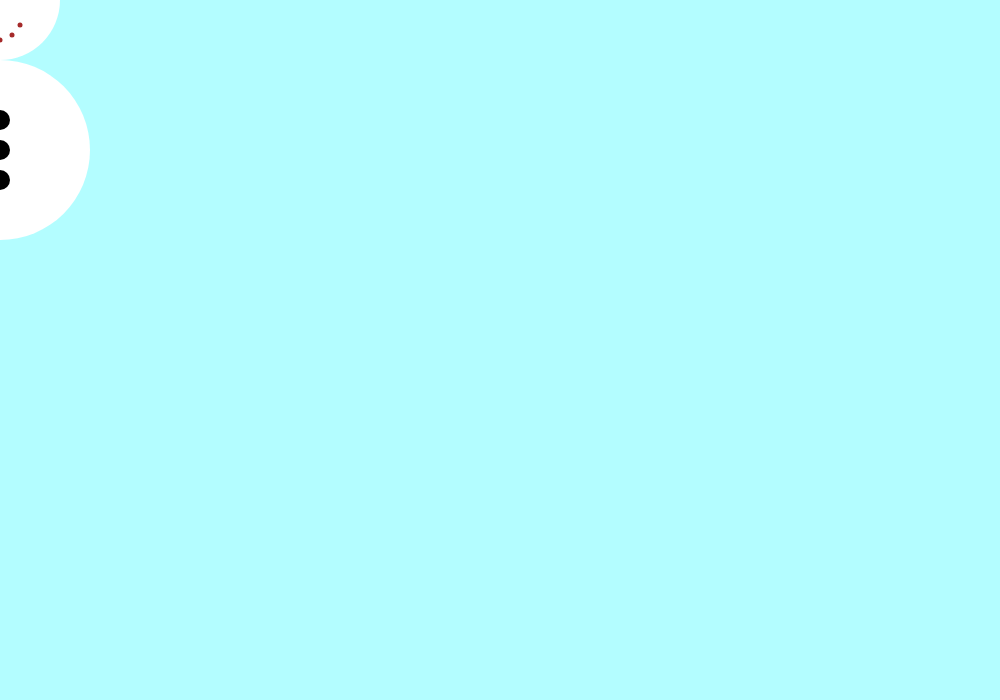
Frame 1 (no input)
Frame 60 (no input): identical to frame 1, image omitted
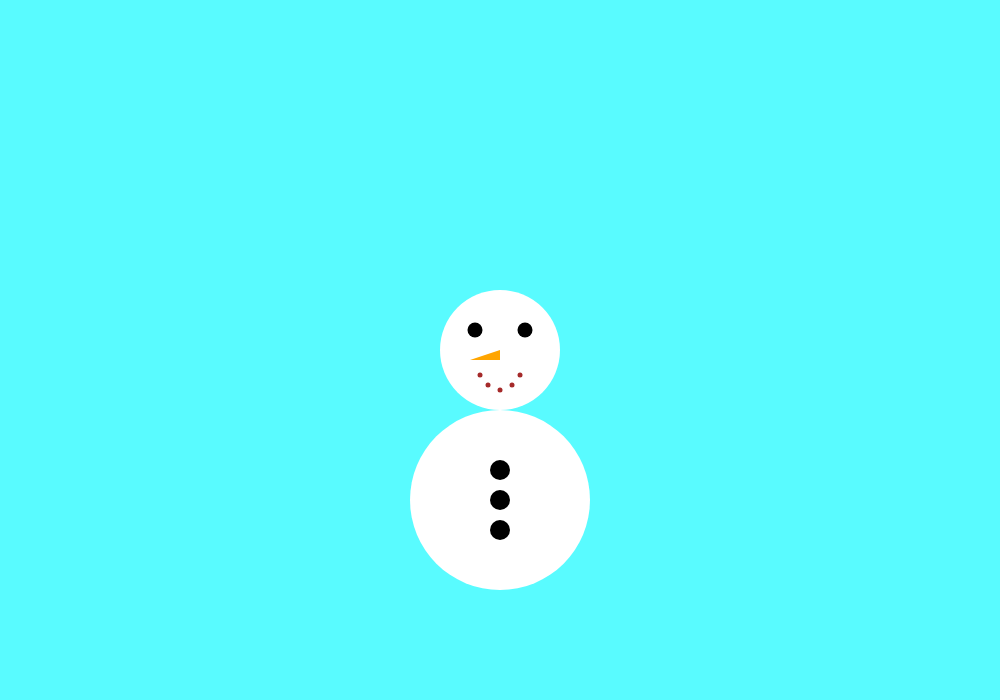
Frame 120 (the mouse pressed at the canvas centre since frame 60)

The p5.js sketch that drew these frames (run headless with seeded random() and noise() and a simulated clock; from frame 60 on, the mouse is pressed at the canvas centre):

// p5.js sketch
// ── sketch.js
var posX = 0;
var posY = 0;
var ballColor = "white";
var eyeColor = "black";
var mouthColor = "brown";
var buttonColor ="blue";
var noseColor = "orange";
var smBall = 120;
var lgBall = 180;
var bgColor = 0;

var buttonRedColor, buttonGreenColor, buttonBlueColor;


function setup(){
    
    createCanvas(1000,700);
    bgColor = color(179, 253, 255);
    

    posX = width/2;
    posY = height/2;
    
    var redText = createP("Red");
    buttonRedColor = createSlider(0, 255, 0);
    var greenText = createP("Green");
    buttonGreenColor = createSlider(0, 255, 0);
    var blueText = createP("Blue");
    buttonBlueColor = createSlider(0, 255, 0);
    
}

function draw(){
    
    background(bgColor);
    
    posX = mouseX;
    posY = mouseY;
    
    strokeWeight(0);
    //Smaller Snowball
    fill(ballColor);
    ellipse(posX, posY, smBall, smBall);
    
    //Bigger Snowball
    fill(ballColor);
    ellipse(posX, posY + 150, lgBall, lgBall);
    
    //Eyes
    var eyeMoveX = map(mouseX, 0, width, -15, 15);
    var eyeMoveY = map(mouseY, 0, height, -15, 15);
    fill(eyeColor);
    ellipse(posX - 25 + eyeMoveX, posY - 20 + eyeMoveY, 15, 15);
    
    fill(eyeColor);
    ellipse(posX + 25 + eyeMoveX, posY - 20 + eyeMoveY, 15, 15);
    
    //Nose
    fill(noseColor);   
    triangle(posX - 30, posY + 10, posX, posY, posX, posY + 10);
    
    //Buttons
    fill(buttonRedColor.value(), buttonGreenColor.value(), buttonBlueColor.value());
    ellipse(posX, posY + 120, 20, 20);
    
    fill(buttonRedColor.value(), buttonGreenColor.value(), buttonBlueColor.value());
    ellipse(posX, posY + 150, 20, 20);
    
    fill(buttonRedColor.value(), buttonGreenColor.value(), buttonBlueColor.value());
    ellipse(posX, posY + 180, 20, 20);
    
    //Mouth
    fill(mouthColor);
    ellipse(posX, posY + 40, 5, 5);
    
    fill(mouthColor);
    ellipse(posX - 12, posY + 35, 5, 5);
    
    fill(mouthColor);
    ellipse(posX + 12, posY + 35, 5, 5);
    
    fill(mouthColor);
    ellipse(posX - 20, posY + 25, 5, 5);
    
    fill(mouthColor);
    ellipse(posX + 20, posY + 25, 5, 5);

}

function mousePressed(){
    
    bgColor = color(89, 251, 255);
    
}
